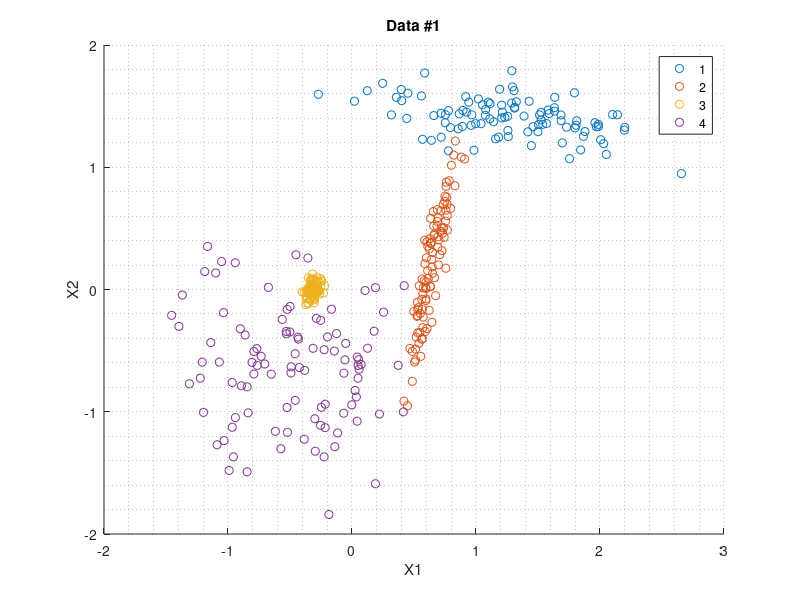

Reproduce this figure in MATLAB. (Note: this script raises an error after producing the figure.)
clc
clear all
close all

%% Load data

opt = 1;
switch opt
    case 1
        load('datasets4.mat','data1')
        data = data1.data;
        class = data1.class;
    case 2
        load('datasets4.mat','data2')
        data = data2.data;
        class = data2.class;
    case 3
        load('datasets4.mat','data3')
        data = data3(1).data;
        class = data3(1).class;
    case 4
        load('datasets4.mat','data4')
        data = data4(1).data;
        class = data4(1).class;
    case 5
        load('datasets4.mat','data5')
        data = data5(1).data;
        class = data5(1).class;        
end

%% Preprocessing

% % Data from JMLR in 'datasets4.mat' is already preprocessed.
% Only zscoring if features are not related themselves as a distance. Not
% in Euclidean embedding!!
[data1,mu,s] = zscore(data);
lambda = mean(sqrt(sum(data.^2,2)));
data = data./lambda;

%% Plot data
for c_col=1:size(class,2)
    figure
    if size(data,2)==3        
        scatter3(data(:,1), data(:,2), data(:,3), 20, class)
        xlabel('X1')
        ylabel('X2')
        zlabel('X3')
    elseif size(data,2)==2
        gscatter(data(:,1),data(:,2),class)
        grid minor
        title(['Data #', num2str(opt)])
        xlabel('X1')
        ylabel('X2')
    else
        [coeff, score, latent] = pca(data);
        scatter3(score(:,1),score(:,2),score(:,3), 20, class(:,c_col))
        title(['PCA Data #', num2str(opt), 'Class column: ', num2str(c_col)])
        grid minor
        xlabel('PCA1')
        ylabel('PCA2')
        zlabel('PCA3')
    end
end
%% Histograms 2D
figure
h = histogram2(data(:,1), data(:,2),'FaceColor','flat');
colorbar

%% QC SETUP
QCsetup = struct;
QCsetup.steps = 1000;
QCsetup.eta = 0.005; % Default is eta = 0.001;
QCsetup.b1 = 0.9;
QCsetup.b2 = 0.999;
QCsetup.ep = 1e-8;
QCsetup.showProgress = 0;
QCsetup.track = 0;
QCsetup.ERR = 1e-3;
QCsetup.Minstep = 0.025; % Maximum distance to travel in centroids paths
QCsetup.Emerge = 0.001; % Absolute energy to merge K, minimum is ERR after SGD

%% Select QC model
% QC3 = false; % QC2
QC3 = true; % QC3
q = 2;
if QC3 == true
    q = 3;
end

snr = 1;
lambda = mean(sqrt(sum(data.^2,2)));
data = data./lambda;
datagen = data;
datallo = data;

%% Scan %knn
scan_knn = 1;
if scan_knn == true
    qtity2 = 5;
    qtile = linspace(0.07,0.35,qtity2);
else
    qtity2 = 1;
    qtile = 0.15;
end

%% Scan dE
scan_dE = 1;
if scan_dE == true
    qtity1 = 20;
    energy = logspace(-3.5,2,qtity1);
else
    qtity1 = 1;
    energy = 0.01;
end

%% QC ANALYSIS
Energies = struct([]);
clusters = zeros(qtity1,qtity2,3);
ANLLdata  = zeros(qtity1,qtity2);
maxERRdata  = zeros(qtity1,qtity2);
datalabels = zeros(size(data,1),qtity1,qtity2);

if size(class,2)==2
    crdata = zeros(qtity1,qtity2,2);
    jsdata = zeros(qtity1,qtity2,2);
else
    crdata = zeros(qtity1,qtity2);
    jsdata = zeros(qtity1,qtity2);
end

for i=1:qtity2
    
    noise = qtile(i)*snr;
    local = qtile(i);
    
    if ~QC3
        dist2 = squareform(pdist(datagen,'euclidean'));
        [dist2sort,~] = sort(dist2);
        m1 = size(datagen,1);
        sigmaknn = mean(dist2sort(2:ceil((m1-1)*local)+1,:),1)';
        
        [K,labels,maxERR,sigma,centroids]=QC2main_v1(datagen,...
            sigmaknn,datallo,QCsetup);
    else
        [K,labels,maxERR,sigma,centroids]=QC3main_eig_v5(datagen,...
            noise, local,datallo,QCsetup);
    end
    
    dE = QCdEnergies(datagen,sigma,centroids,K,QCsetup);
    Energies(i).dE = dE(~eye(size(dE,1)));
    
    for j=1:qtity1
        
        %         disp(opt*100000+qct*10000+100*i+j)
        [~, ~, ~,K0,label0,Etree] = Etreefun_v3(dE,labels,energy(j));
        
        if j==1
            Energies(i).knn = Etree;
        end
        
        if QC3 == false
            [~, ~, ~, ~, Pk_x] = probQC(datagen,sigma,datallo,label0);
            [Pk_x_max1, Pk_x_index] = max(Pk_x,[],2);
            lab0=unique(label0);
            problabqc3 = lab0(Pk_x_index);
            
        else
            [~, ~, ~, ~, Pk_x] = ProbQC3(datagen,sigma,datallo,label0);
            [Pk_x_max1, Pk_x_index] = max(Pk_x,[],2);
            lab0=unique(label0);
            problabqc3 = lab0(Pk_x_index);
        end
        
        clusters(j,i,1) = K;
        clusters(j,i,2) = K0;
        clusters(j,i,3) = length(unique(problabqc3));
        ANLLdata(j,i) = -sum(log(Pk_x_max1))/size(Pk_x_max1,1);
        maxERRdata(j,i) = maxERR;
        datalabels(:,j,i)= problabqc3;

        if size(class,2)==2
            jsdata(j,i,1) = myClustMeasure2(problabqc3,class(:,1));
            jsdata(j,i,2) = myClustMeasure2(problabqc3,class(:,2));
            
            crdata(j,i,1) = cramer(problabqc3,class(:,1));
            crdata(j,i,2) = cramer(problabqc3,class(:,2));
        else
            jsdata(j,i) = myClustMeasure2(problabqc3,class(:,1));
            crdata(j,i) = cramer(problabqc3,class(:,1));
        end
    end
end


%% SAVE results?
saveok = 0;
if saveok == true
    save(['PQC_main_Dat',num2str(opt),'_QC',num2str(q),'.mat'],'clusters',...
        'ANLLdata','maxERRdata','jsdata','crdata','qtile','energy','Energies')
end

%% PLOT RESULTS

%% Single solution for 2D data
if ~scan_knn && ~scan_dE == true
    figure
    gscatter(data(:,1),data(:,2),problabqc3)
    title(['QC',num2str(q),': JS = ',num2str(myClustMeasure2(problabqc3,class(:,1)),3),...
        ', qtile = ',num2str(qtile),', dE = ',num2str(energy,2)])
    grid minor
end

%% Probabilistic map for 2D data
if ~scan_knn && ~scan_dE == true && size(datagen,2) == 2
    gridsize = 30;
    datagrid = zeros(gridsize,2);
    datagrid(:,1) = linspace(min(datagen(:,1)), max(datagen(:,1)),gridsize);
    datagrid(:,2) = linspace(min(datagen(:,2)), max(datagen(:,2)),gridsize);
    
    datagrid2 = zeros(gridsize^2,1);
    [gridx, gridy] = meshgrid(datagrid(:,1),datagrid(:,2));
    datagrid2(:,1) = reshape(gridx,[],1);
    datagrid2(:,2) = reshape(gridy,[],1);
    
    if QC3 == false
        [Pjoint, ~, ~, Px_k_grid, Pk_x_grid] = probQC(datagen,sigma,datagrid2,label0);
    else
        [Pjoint, ~, ~, Px_k_grid, Pk_x_grid] = ProbQC3(datagen,sigma,datagrid2,label0);
    end
        
    Px_k_max = max(Px_k_grid,[],2);
    
    outliers = 0;
    if outliers == true
        outlier = zeros(gridsize^2,1);
        outlier(Px_k_max < 0.05) = 1;
        gridoutlier = reshape(outlier,gridsize,gridsize);
    end
    
    % % % % % % % % % P(K|X) % % % % % % % % %
    leg = [];
    leg{size(Pk_x_grid,2)} = [];
    h=figure('Name', 'P(K|X) map');
    set(h,'Position',[156 186 880 762]);
    for i=1:size(Pk_x_grid,2)
        gridProb = reshape(Pk_x_grid(:,i),gridsize,gridsize);
        surf(gridx, gridy, gridProb, repmat(i,gridsize,gridsize))
        %     colormap(cool)
        hold all
        leg{i} = num2str(i);
    end
    
    if outliers == true
        surf(gridx, gridy, gridoutlier, zeros(gridsize,gridsize))%, repmat(i,gridsize,gridsize))
        leg{i+1} = 'Outlier';
    end
    title('P(K|X)')
    legend(leg)
    
    % % % % % % % % % P(X|K) Heat map % % % % % % % % %
    colormap default
    aux = Px_k_max;
    aux(aux>1) = 1;
    v = [0, 0.01,0.05,0.1,0.2,0.35,0.5,0.75,1];
    h=figure('Name', 'P(X|K) map');
    gridProb = reshape(aux,gridsize,gridsize);
    contourf(gridx, gridy, gridProb,v,'ShowText','on')
    contourcbar
    title('max_K P(X|K)')
    
end


%% ANLL 3D
if scan_knn && scan_dE == true
    
    dataname = {'Art.#1','Art.#2','Crabs','Olive','Seeds'};
    qcname = {'QC_{knn}^{prob}','QC_{cov}^{prob}'};
    
    ANLLmod = ANLLdata(:);
    K = reshape(clusters(:,:,3),[],1);
    %         ANLLmod(K==1) = 1;
    ANLLmod(K==1) = max(ANLLmod);
    ANLLmod = reshape(ANLLmod, size(ANLLdata));
    
    h = figure;
    surf(qtile,log10(energy),clusters(:,:,3))
    alpha(0.3)
    ylabel('log_{10}(E threshold)')
    xlabel('%knn')
    zlabel('#K')
    title(['# Clusters ',qcname{q-1}])
%     title(['# Clusters ',qcname{q-1},'. ',dataname{r},' data.'])
    %         savefig(h,['JMLR_R',num2str(r),'_QC',num2str(q),'_clusters.fig']);
    
    h = figure;
    surf(qtile,log10(energy),ANLLdata)
    alpha(0.3)
    ylabel('log_{10}(E threshold)')
    xlabel('%knn')
    zlabel('ANLL')
    title(['ANLL ',qcname{q-1}])
%     title(['ANLL ',qcname{q-1},'. ',dataname{r},' data.'])
    %         savefig(h,['JMLR_R',num2str(r),'_QC',num2str(q),'_ANLL.fig']);
    
    h = figure;
    surf(qtile,log10(energy),ANLLmod)
    alpha(0.3)
    ylabel('log_{10}(E threshold)')
    xlabel('%knn')
    zlabel('ANLLmod')
    title(['ANLLmod ',qcname{q-1}])
%     title(['ANLLmod ',qcname{q-1},'. ',dataname{r},' data.'])
    %         savefig(h,['JMLR_R',num2str(r),'_QC',num2str(q),'_ANLLmod.fig']);
    
    if size(jsdata,3)==2
        h = figure;
        surf(qtile,log10(energy),jsdata(:,:,1))
        alpha(0.3)
        ylabel('log_{10}(E threshold)')
        xlabel('%knn')
        zlabel('Jaccard1')
        title(['Jaccard1 ',qcname{q-1}])
%         title(['Jaccard1 ',qcname{q-1},'. ',dataname{r},' data.'])
        
        h = figure;
        surf(qtile,log10(energy),jsdata(:,:,2))
        alpha(0.3)
        ylabel('log_{10}(E threshold)')
        xlabel('%knn')
        zlabel('Jaccard2')
        title(['Jaccard2 ',qcname{q-1}])
%         title(['Jaccard2 ',qcname{q-1},'. ',dataname{r},' data.'])
        
    else
        h = figure;
        surf(qtile,log10(energy),jsdata)
        alpha(0.3)
        ylabel('log_{10}(E threshold)')
        xlabel('%knn')
        zlabel('Jaccard')
        title(['Jaccard ',qcname{q-1}])
%         title(['Jaccard ',qcname{q-1},'. ',dataname{r},' data.'])
    end
    
end

%%
